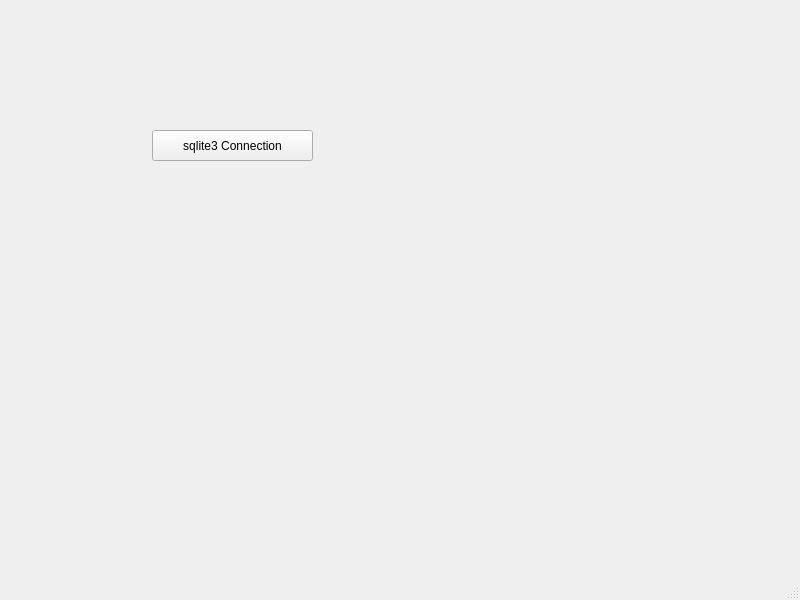
<?xml version="1.0" encoding="UTF-8"?>
<ui version="4.0">
 <class>MainWindow</class>
 <widget class="QMainWindow" name="MainWindow">
  <property name="geometry">
   <rect>
    <x>0</x>
    <y>0</y>
    <width>800</width>
    <height>600</height>
   </rect>
  </property>
  <property name="windowTitle">
   <string>MainWindow</string>
  </property>
  <widget class="QWidget" name="centralwidget">
   <widget class="QPushButton" name="pushButton">
    <property name="geometry">
     <rect>
      <x>152</x>
      <y>130</y>
      <width>161</width>
      <height>31</height>
     </rect>
    </property>
    <property name="text">
     <string>sqlite3 Connection</string>
    </property>
   </widget>
  </widget>
  <widget class="QMenuBar" name="menubar">
   <property name="geometry">
    <rect>
     <x>0</x>
     <y>0</y>
     <width>800</width>
     <height>22</height>
    </rect>
   </property>
  </widget>
  <widget class="QStatusBar" name="statusbar"/>
 </widget>
 <resources/>
 <connections/>
</ui>
